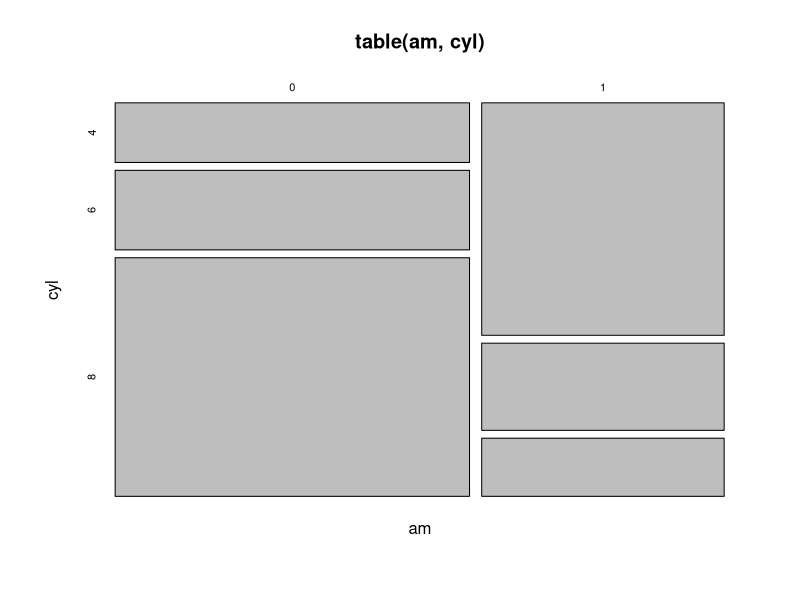

Reproduce this figure in R.
mtc<-mtcars[,c(1,2,4,6,9,10)]
mtc[1:5,]
names(mtc)
attach(mtc)

table(am, cyl)
prop.table(table(am, cyl))
prop.table(table(am, cyl), margin=1)
prop.table(table(am, cyl), margin=2)
plot(table(am,cyl))
